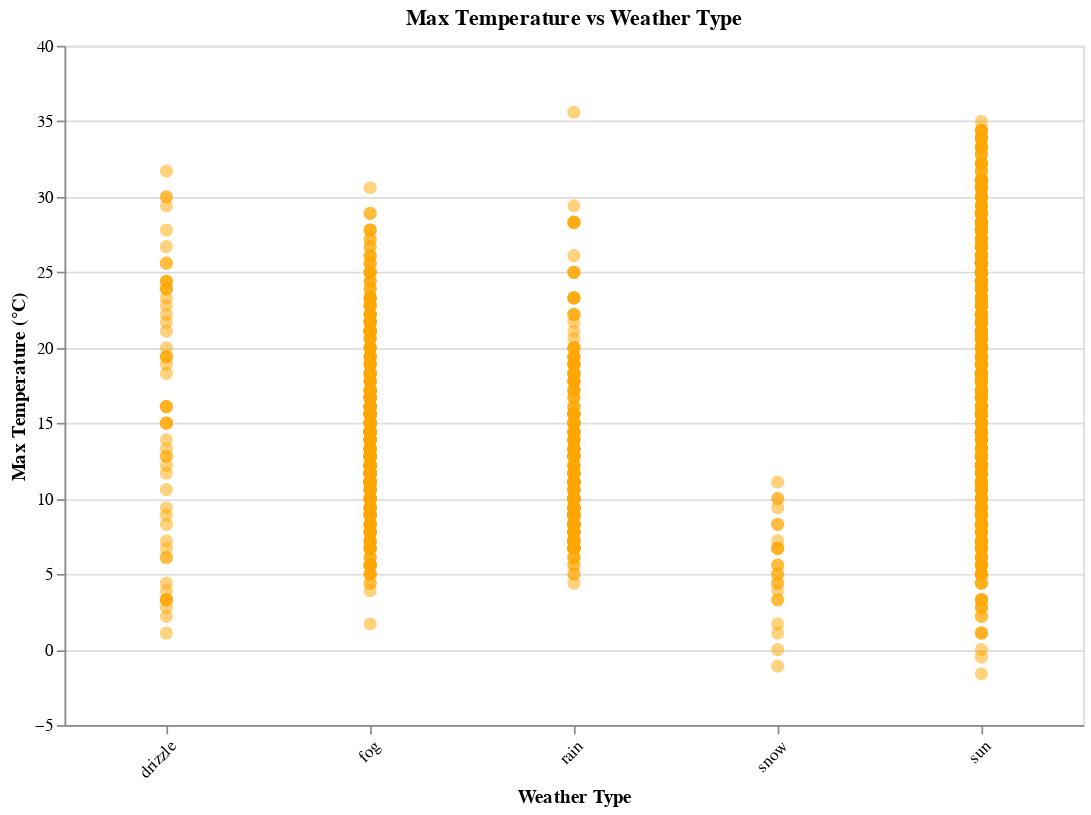

Here is the notebook cell this chart was saved with:
### Code cell
import altair as alt
from vega_datasets import data

weather = data.seattle_weather()

scatter_plot = alt.Chart(weather).mark_circle(size=60, opacity=0.5, color='orange').encode(
    x=alt.X('weather:N', title='Weather Type', axis=alt.Axis(labelAngle=-45)), 
    y=alt.Y('temp_max:Q', title='Max Temperature (°C)'), 
    tooltip=['weather:N', 'temp_max:Q'] 
).properties(
    title='Max Temperature vs Weather Type',
    width=600,
    height=400
)

scatter_plot

### Figure 1 — Vega-Lite specification as saved in the notebook (floating-point values rounded to 4 significant figures; data arrays with more than 128 entries replaced by an {"elided": "..."} marker saying what was removed)
{"config": {"view": {"continuousWidth": 300, "continuousHeight": 300}}, "data": {"name": "data-6881b3c76720a51ecae2e2fb5659aff4"}, "mark": {"type": "circle", "color": "orange", "opacity": 0.5, "size": 60}, "encoding": {"tooltip": [{"field": "weather", "type": "nominal"}, {"field": "temp_max", "type": "quantitative"}], "x": {"axis": {"labelAngle": -45}, "field": "weather", "title": "Weather Type", "type": "nominal"}, "y": {"field": "temp_max", "title": "Max Temperature (°C)", "type": "quantitative"}}, "height": 400, "title": "Max Temperature vs Weather Type", "width": 600, "$schema": "https://vega.github.io/schema/vega-lite/v5.20.1.json", "datasets": {"data-6881b3c76720a51ecae2e2fb5659aff4": {"elided": "1461 records"}}}
